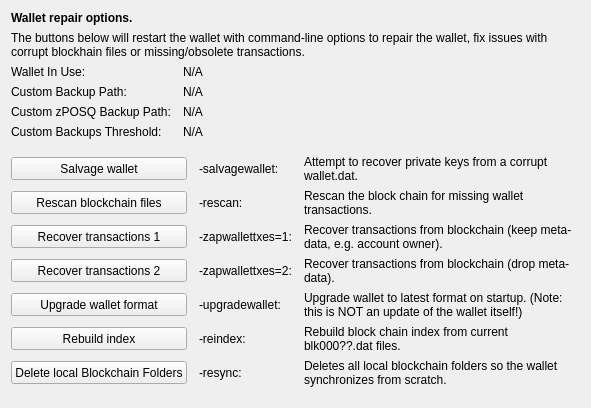
     <widget class="QWidget" name="tab_repair">
      <attribute name="title">
       <string>&amp;Wallet Repair</string>
      </attribute>
      <layout class="QGridLayout" name="gridLayout_4" columnstretch="0,0,0,0">
       <property name="horizontalSpacing">
        <number>12</number>
       </property>
       <item row="0" column="0" colspan="4">
        <widget class="QLabel" name="label_repair_header">
         <property name="font">
          <font>
           <weight>75</weight>
           <bold>true</bold>
          </font>
         </property>
         <property name="text">
          <string>Wallet repair options.</string>
         </property>
        </widget>
       </item>
       <item row="1" column="0" colspan="4">
        <widget class="QLabel" name="label_repair_helptext">
         <property name="font">
          <font>
           <weight>50</weight>
           <bold>false</bold>
          </font>
         </property>
         <property name="text">
          <string>The buttons below will restart the wallet with command-line options to repair the wallet, fix issues with corrupt blockhain files or missing/obsolete transactions.</string>
         </property>
         <property name="wordWrap">
          <bool>true</bool>
         </property>
        </widget>
       </item>
       <item row="2" column="0">
        <widget class="QLabel" name="wallet_path_label">
         <property name="text">
          <string>Wallet In Use:</string>
         </property>
        </widget>
       </item>
       <item row="2" column="1" colspan="3">
        <widget class="QLabel" name="wallet_path">
         <property name="cursor">
          <cursorShape>IBeamCursor</cursorShape>
         </property>
         <property name="text">
          <string>N/A</string>
         </property>
         <property name="textFormat">
          <enum>Qt::PlainText</enum>
         </property>
         <property name="textInteractionFlags">
          <set>Qt::LinksAccessibleByMouse|Qt::TextSelectableByKeyboard|Qt::TextSelectableByMouse</set>
         </property>
        </widget>
       </item>
       <item row="3" column="0">
        <widget class="QLabel" name="wallet_custombackuppath_label">
         <property name="text">
          <string>Custom Backup Path:</string>
         </property>
         <property name="visible">
          <bool>false</bool>
         </property>
        </widget>
       </item>
       <item row="3" column="1" colspan="3">
        <widget class="QLabel" name="wallet_custombackuppath">
         <property name="cursor">
          <cursorShape>IBeamCursor</cursorShape>
         </property>
         <property name="text">
          <string>N/A</string>
         </property>
         <property name="textFormat">
          <enum>Qt::PlainText</enum>
         </property>
         <property name="textInteractionFlags">
          <set>Qt::LinksAccessibleByMouse|Qt::TextSelectableByKeyboard|Qt::TextSelectableByMouse</set>
         </property>
         <property name="visible">
          <bool>false</bool>
         </property>
        </widget>
       </item>
       <item row="4" column="0">
        <widget class="QLabel" name="wallet_customzposqbackuppath_label">
         <property name="text">
          <string>Custom zPOSQ Backup Path:</string>
         </property>
         <property name="visible">
          <bool>false</bool>
         </property>
        </widget>
       </item>
       <item row="4" column="1" colspan="3">
        <widget class="QLabel" name="wallet_customzposqbackuppath">
         <property name="cursor">
          <cursorShape>IBeamCursor</cursorShape>
         </property>
         <property name="text">
          <string>N/A</string>
         </property>
         <property name="textFormat">
          <enum>Qt::PlainText</enum>
         </property>
         <property name="textInteractionFlags">
          <set>Qt::LinksAccessibleByMouse|Qt::TextSelectableByKeyboard|Qt::TextSelectableByMouse</set>
         </property>
         <property name="visible">
          <bool>false</bool>
         </property>
        </widget>
       </item>
       <item row="5" column="0">
        <widget class="QLabel" name="wallet_custombackupthreshold_label">
         <property name="text">
          <string>Custom Backups Threshold:</string>
         </property>
         <property name="visible">
          <bool>false</bool>
         </property>
        </widget>
       </item>
       <item row="5" column="1" colspan="3">
        <widget class="QLabel" name="wallet_custombackupthreshold">
         <property name="cursor">
          <cursorShape>IBeamCursor</cursorShape>
         </property>
         <property name="text">
          <string>N/A</string>
         </property>
         <property name="textFormat">
          <enum>Qt::PlainText</enum>
         </property>
         <property name="textInteractionFlags">
          <set>Qt::LinksAccessibleByMouse|Qt::TextSelectableByKeyboard|Qt::TextSelectableByMouse</set>
         </property>
         <property name="visible">
          <bool>false</bool>
         </property>
        </widget>
       </item>
       <item row="6" column="0">
        <spacer name="verticalSpacer_repair1">
         <property name="orientation">
          <enum>Qt::Vertical</enum>
         </property>
         <property name="sizeHint" stdset="0">
          <size>
           <width>10</width>
           <height>10</height>
          </size>
         </property>
        </spacer>
       </item>
       <item row="7" column="0" colspan="2">
        <widget class="QPushButton" name="btn_salvagewallet">
         <property name="minimumSize">
          <size>
           <width>100</width>
           <height>23</height>
          </size>
         </property>
         <property name="text">
          <string>Salvage wallet</string>
         </property>
        </widget>
       </item>
       <item row="7" column="2">
        <widget class="QLabel" name="label_repair_salvage_command">
         <property name="text">
          <string notr="true">-salvagewallet:</string>
         </property>
        </widget>
       </item>
       <item row="7" column="3">
        <widget class="QLabel" name="label_repair_salvage">
         <property name="text">
          <string>Attempt to recover private keys from a corrupt wallet.dat.</string>
         </property>
         <property name="wordWrap">
          <bool>true</bool>
         </property>
        </widget>
       </item>
       <item row="8" column="0" colspan="2">
        <widget class="QPushButton" name="btn_rescan">
         <property name="minimumSize">
          <size>
           <width>100</width>
           <height>23</height>
          </size>
         </property>
         <property name="text">
          <string>Rescan blockchain files</string>
         </property>
        </widget>
       </item>
       <item row="8" column="2">
        <widget class="QLabel" name="label_repair_rescan_command">
         <property name="text">
          <string notr="true">-rescan:</string>
         </property>
        </widget>
       </item>
       <item row="8" column="3">
        <widget class="QLabel" name="label_repair_rescan">
         <property name="text">
          <string>Rescan the block chain for missing wallet transactions.</string>
         </property>
         <property name="wordWrap">
          <bool>true</bool>
         </property>
        </widget>
       </item>
       <item row="9" column="0" colspan="2">
        <widget class="QPushButton" name="btn_zapwallettxes1">
         <property name="minimumSize">
          <size>
           <width>100</width>
           <height>23</height>
          </size>
         </property>
         <property name="text">
          <string>Recover transactions 1</string>
         </property>
        </widget>
       </item>
       <item row="9" column="2">
        <widget class="QLabel" name="label_repair_zap1_command">
         <property name="text">
          <string notr="true">-zapwallettxes=1:</string>
         </property>
        </widget>
       </item>
       <item row="9" column="3">
        <widget class="QLabel" name="label_repair_zap1">
         <property name="text">
          <string>Recover transactions from blockchain (keep meta-data, e.g. account owner).</string>
         </property>
         <property name="wordWrap">
          <bool>true</bool>
         </property>
        </widget>
       </item>
       <item row="10" column="0" colspan="2">
        <widget class="QPushButton" name="btn_zapwallettxes2">
         <property name="minimumSize">
          <size>
           <width>100</width>
           <height>23</height>
          </size>
         </property>
         <property name="text">
          <string>Recover transactions 2</string>
         </property>
        </widget>
       </item>
       <item row="10" column="2">
        <widget class="QLabel" name="label_repair_zap2_command">
         <property name="text">
          <string notr="true">-zapwallettxes=2:</string>
         </property>
        </widget>
       </item>
       <item row="10" column="3">
        <widget class="QLabel" name="label_repair_zap2">
         <property name="text">
          <string>Recover transactions from blockchain (drop meta-data).</string>
         </property>
         <property name="wordWrap">
          <bool>true</bool>
         </property>
        </widget>
       </item>
       <item row="11" column="0" colspan="2">
        <widget class="QPushButton" name="btn_upgradewallet">
         <property name="minimumSize">
          <size>
           <width>100</width>
           <height>23</height>
          </size>
         </property>
         <property name="text">
          <string>Upgrade wallet format</string>
         </property>
        </widget>
       </item>
       <item row="11" column="2">
        <widget class="QLabel" name="label_repair_upgrade_command">
         <property name="text">
          <string notr="true">-upgradewallet:</string>
         </property>
        </widget>
       </item>
       <item row="11" column="3">
        <widget class="QLabel" name="label_repair_upgrade">
         <property name="text">
          <string>Upgrade wallet to latest format on startup. (Note: this is NOT an update of the wallet itself!)</string>
         </property>
         <property name="wordWrap">
          <bool>true</bool>
         </property>
        </widget>
       </item>
       <item row="12" column="0" colspan="2">
        <widget class="QPushButton" name="btn_reindex">
         <property name="minimumSize">
          <size>
           <width>100</width>
           <height>23</height>
          </size>
         </property>
         <property name="text">
          <string>Rebuild index</string>
         </property>
        </widget>
       </item>
       <item row="12" column="2">
        <widget class="QLabel" name="label_repair_reindex_command">
         <property name="text">
          <string notr="true">-reindex:</string>
         </property>
        </widget>
       </item>
       <item row="12" column="3">
        <widget class="QLabel" name="label_repair_reindex">
         <property name="text">
          <string>Rebuild block chain index from current blk000??.dat files.</string>
         </property>
         <property name="wordWrap">
          <bool>true</bool>
         </property>
        </widget>
       </item>
       <item row="13" column="0" colspan="2">
        <widget class="QPushButton" name="btn_resync">
         <property name="minimumSize">
          <size>
           <width>100</width>
           <height>23</height>
          </size>
         </property>
         <property name="text">
          <string>Delete local Blockchain Folders</string>
         </property>
        </widget>
       </item>
       <item row="13" column="2">
        <widget class="QLabel" name="label_repair_resync_command">
         <property name="text">
          <string>-resync:</string>
         </property>
        </widget>
       </item>
       <item row="13" column="3">
        <widget class="QLabel" name="label_repair_resync">
         <property name="text">
          <string>Deletes all local blockchain folders so the wallet synchronizes from scratch.</string>
         </property>
         <property name="wordWrap">
          <bool>true</bool>
         </property>
        </widget>
       </item>
       <item row="14" column="0">
        <spacer name="verticalSpacer_repair2">
         <property name="orientation">
          <enum>Qt::Vertical</enum>
         </property>
         <property name="sizeHint" stdset="0">
          <size>
           <width>20</width>
           <height>10</height>
          </size>
         </property>
        </spacer>
       </item>
      </layout>
     </widget>
